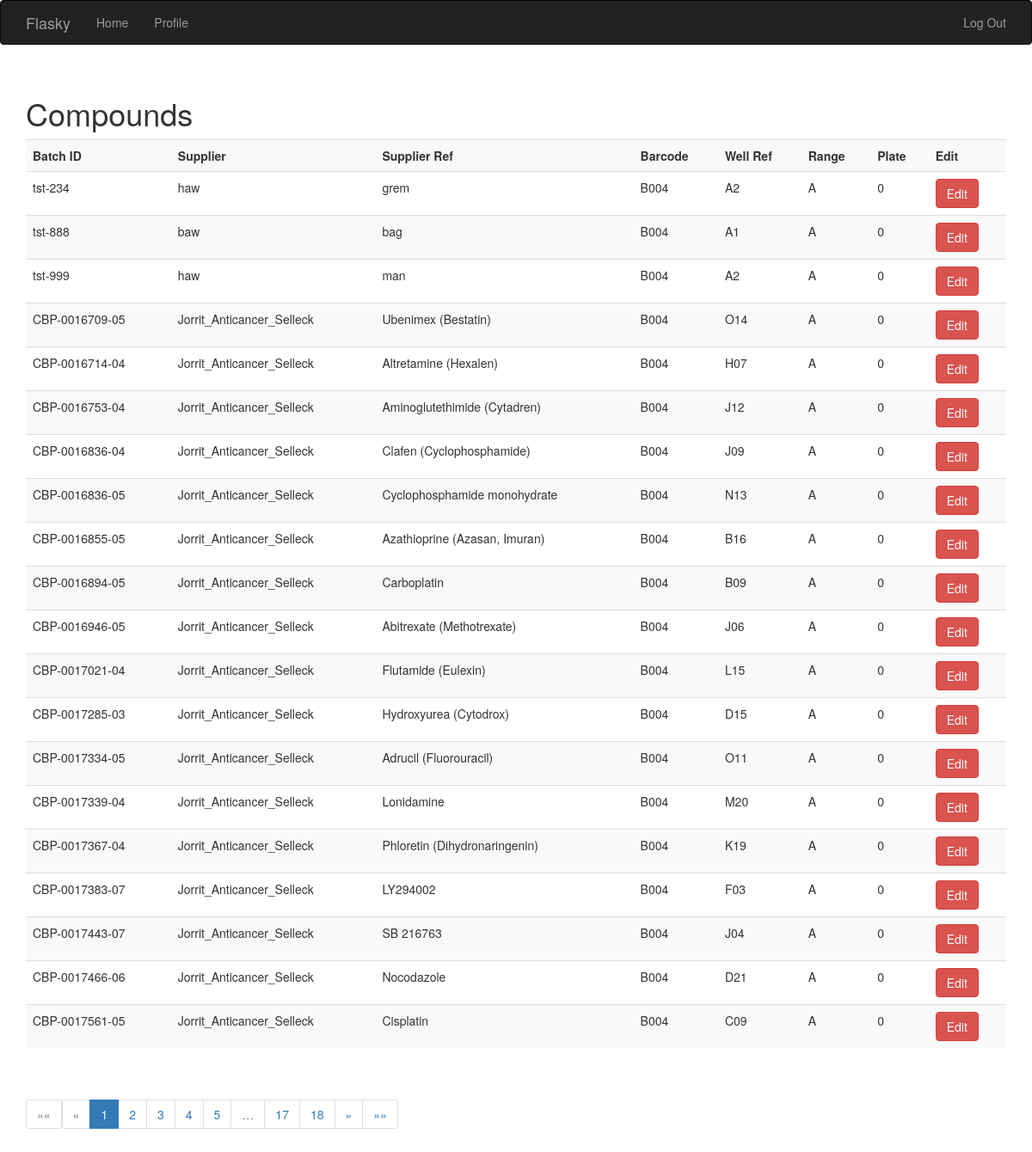
Before: /showcompound (signed in) with the older database file.
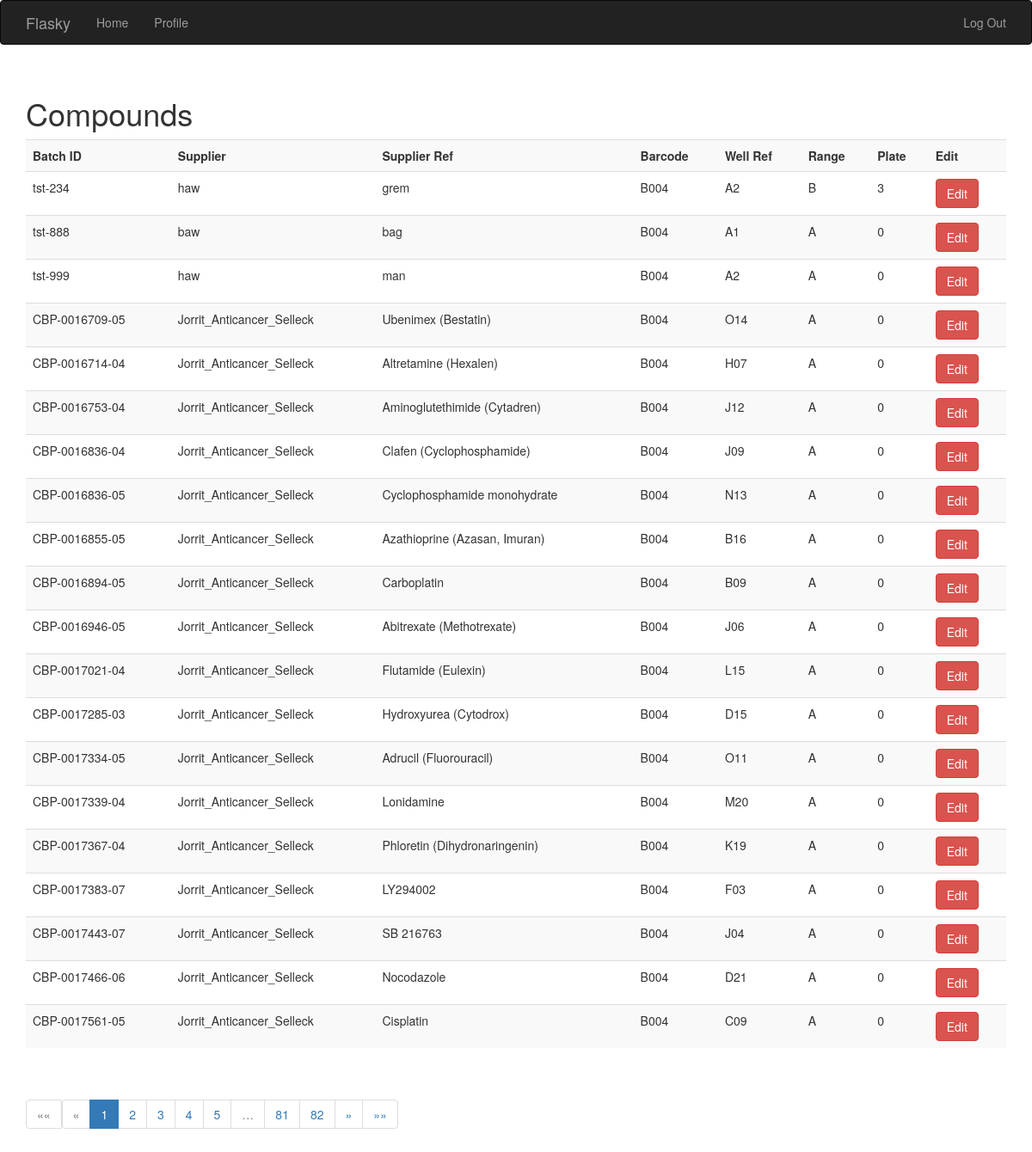
After: the same page with the newer database file.
### app/models.py (models this page shows, shortened)
class CompoundDB(db.Model):
    __tablename__ = 'compoundsdb'
    id = db.Column(db.Integer, primary_key=True)
    formatted_batch_id = db.Column(db.String(64), unique=True, index=True)
    supplier = db.Column(db.String(64), unique=False, index=True)
    supplier_ref = db.Column(db.String(64), unique=False, index=True)
    well_ref = db.Column(db.String(64), unique=False, index=True)
    barcode = db.Column(db.String(64), unique=False, index=True)
    starting_concentration = db.Column(db.String(64), unique=False, index=True)
    concentration_range = db.Column(db.String(64), unique=False, index=True)
    def __repr__(self):
        return '<compound_id %r>' % self.id

### app/main/views.py (the view)
@main.route('/showcompound', methods=['GET'])
@login_required
def show_compound():
    page = request.args.get('page', 1, type=int)
    pagination = CompoundDB.query.order_by(CompoundDB.id).paginate(page, per_page=20, error_out=False)
    print(pagination.items)
    compound = pagination.items
    page_10 = pagination.next_num+9
    if page_10 > pagination.pages:
        pageincrement = pagination.pages
    else:
        pageincrement = page_10
    page_decrement = page - 10
    if page_decrement < 1:
        page_decrement = 1
    print(page_decrement)
    return render_template('showcompound.html', compound=compound, pagination=pagination, pageincrement=pageincrement, page_decrement=page_decrement)

### app/main/__init__.py (called while the page is built)
@main.app_context_processor
def inject_permissions():
    return dict(Pemission=Permission)

### app/models.py (called while the page is built)
@login_manager.user_loader
def load_user(user_id):
    return User.query.get(int(user_id))

### app/templates/showcompound.html (shortened to what this page needs)
{% extends "base.html" %}
{% import "bootstrap/wtf.html" as wtf %}
{% import "_macros.html" as macros %}
{% block page_content %}
<div class="page-header">
    <h1>Compounds</h1>
{% include '_showcompound.html' %}
    {% if pagination %}
    <div class="pagination">
    {{ macros.pagination_widget(page_decrement, pageincrement, pagination, '.show_compound' ) }}
</div>
    {% endif %}
</div>
{% endblock %}

### app/templates/_showcompound.html (shortened to what this page needs)
<p>
    <table class="table table-striped">
    <tr>
    <th>Batch ID</th>
    <th>Supplier</th>
    <th>Supplier Ref</th>
        <th>Barcode</th>
        <th>Well Ref</th>
        <th>Range</th>
        <th>Plate</th>
        <th>Edit</th>
  </tr>
    {% for compounds in compound %}
       <tr>
        <td>{{ compounds.formatted_batch_id }}</td> <td>{{ compounds.supplier }}</td> <td>{{ compounds.supplier_ref }}</td> <td>{{ compounds.barcode }}</td> <td>{{ compounds.well_ref }}</td> <td>{{ compounds.concentration_range }}</td> <td>{{ compounds.starting_concentration }}</td>
        <td>
           <a class="btn btn-danger"
            href="{{ url_for('.edit_compound', batch_id = compounds.formatted_batch_id ) }}">
            Edit
               </a>
            </td>
        {% endfor %}
        </tr>
    </table>
</p>

Changed rows visible on the page:
changed CompoundDB "tst-234": concentration_range "A" → "B"; starting_concentration "0" → "3"
Other visible differences:
new list line: "81"
new list line: "82"
list line gone: "17"
list line gone: "18"
